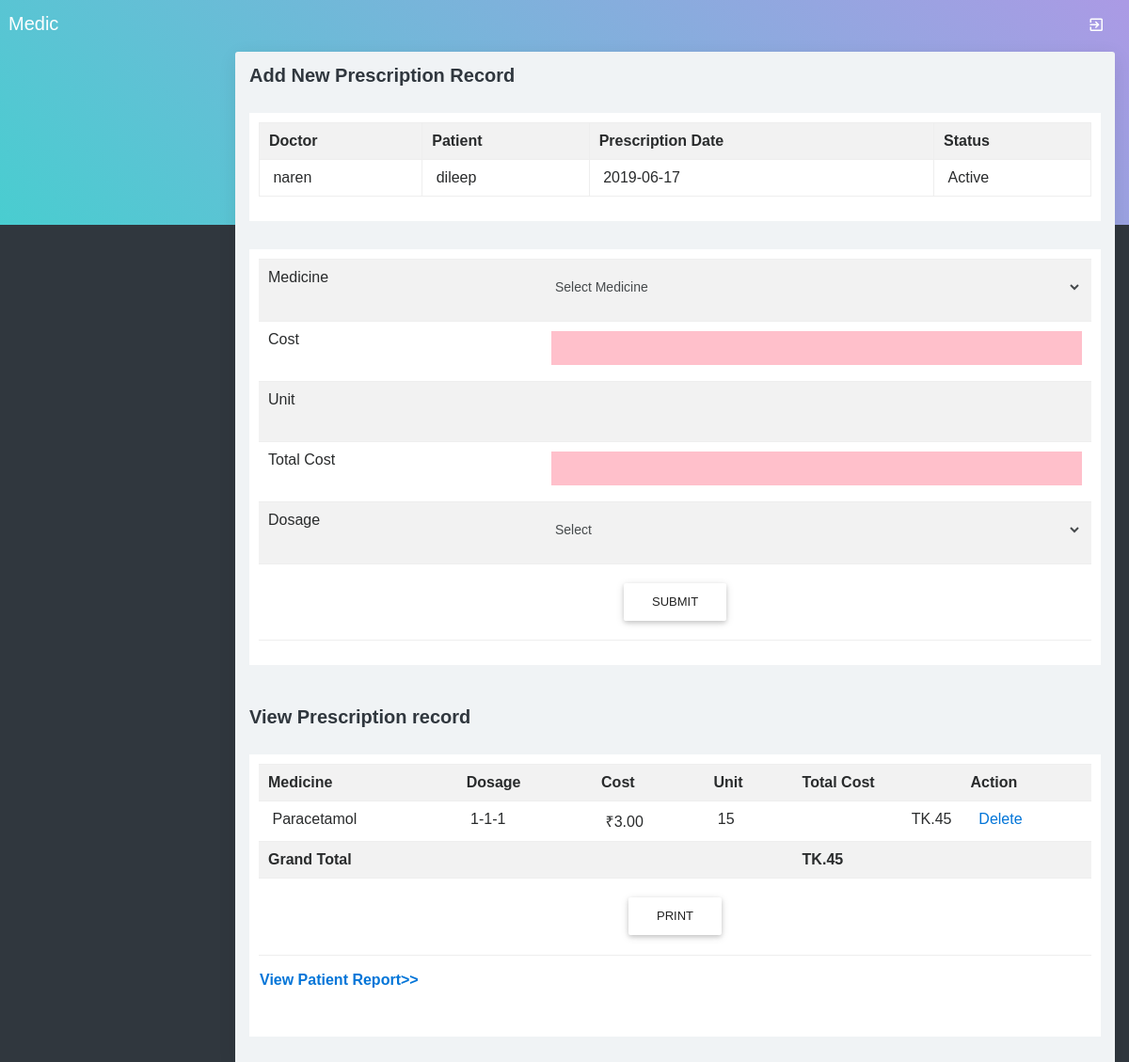
/prescriptionrecord.php?prescriptionid=1&patientid=1, run on the app's committed database.
### tables this page shows
CREATE TABLE `prescription` (
  `prescriptionid` int(10) NOT NULL,
  `treatment_records_id` int(10) NOT NULL,
  `doctorid` int(10) NOT NULL,
  `patientid` int(10) NOT NULL,
  `delivery_type` varchar(10) NOT NULL COMMENT 'Delivered through appointment or online order',
  `delivery_id` int(10) NOT NULL COMMENT 'appointmentid or orderid',
  `prescriptiondate` date NOT NULL,
  `status` varchar(10) NOT NULL,
  `appointmentid` int(10) NOT NULL
);

CREATE TABLE `doctor` (
  `doctorid` int(10) NOT NULL,
  `doctorname` varchar(50) NOT NULL,
  `mobileno` varchar(15) NOT NULL,
  `departmentid` int(10) NOT NULL,
  `loginid` varchar(25) NOT NULL,
  `password` varchar(25) NOT NULL,
  `status` varchar(10) NOT NULL,
  `education` varchar(25) NOT NULL,
  `experience` float(11,1) NOT NULL,
  `consultancy_charge` float(10,2) NOT NULL
);

CREATE TABLE `patient` (
  `patientid` int(10) NOT NULL,
  `patientname` varchar(50) NOT NULL,
  `admissiondate` date NOT NULL,
  `admissiontime` time NOT NULL,
  `address` varchar(250) NOT NULL,
  `mobileno` varchar(15) NOT NULL,
  `city` varchar(25) NOT NULL,
  `pincode` varchar(20) NOT NULL,
  `loginid` varchar(50) NOT NULL,
  `password` varchar(25) NOT NULL,
  `bloodgroup` varchar(20) NOT NULL,
  `gender` varchar(10) NOT NULL,
  `dob` date NOT NULL,
  `status` varchar(10) NOT NULL
);

CREATE TABLE `prescription_records` (
  `prescription_record_id` int(10) NOT NULL,
  `prescription_id` int(10) NOT NULL,
  `medicine_name` varchar(25) NOT NULL,
  `cost` float(10,2) NOT NULL,
  `unit` int(10) NOT NULL,
  `dosage` varchar(25) NOT NULL,
  `status` varchar(10) NOT NULL
);

CREATE TABLE `medicine` (
  `medicineid` int(10) NOT NULL,
  `medicinename` varchar(25) NOT NULL,
  `medicinecost` float(10,2) NOT NULL,
  `description` text NOT NULL,
  `status` varchar(10) NOT NULL
);

### prescriptionrecord.php (the view, shortened to what this page needs)
<?php
include("adheader.php");
include("dbconnection.php");
?>
<div class="container-fluid">
	<div class="block-header"><h2>Add New Prescription Record</h2></div>
  <div class="card" style="padding:10px">
 <table class="table table-bordered table-striped">
      <tbody>
        <tr>
          <td><strong>Doctor</strong></td>
          <td><strong>Patient</strong></td>
          <td><strong>Prescription Date</strong></td>
          <td><strong>Status</strong></td>
        </tr>
          <?php
		$sql ="SELECT * FROM prescription WHERE prescriptionid='$_GET[prescriptionid]'";
		$qsql = mysqli_query($con,$sql);
		while($rs = mysqli_fetch_array($qsql))
		{
			$sqlpatient = "SELECT * FROM patient WHERE patientid='$rs[patientid]'";
			$qsqlpatient = mysqli_query($con,$sqlpatient);
			$rspatient = mysqli_fetch_array($qsqlpatient);
		$sqldoctor = "SELECT * FROM doctor WHERE doctorid='$rs[doctorid]'";
			$qsqldoctor = mysqli_query($con,$sqldoctor);
			$rsdoctor = mysqli_fetch_array($qsqldoctor);
        echo "<tr>
          <td>&nbsp;$rsdoctor[doctorname]</td>
          <td>&nbsp;$rspatient[patientname]</td>
		   <td>&nbsp;$rs[prescriptiondate]</td>
		<td>&nbsp;$rs[status]</td>
        </tr>";
		}
		?>
      </tbody>
    </table>
	</div>
	<div class="card" style="padding:10px">
           <?php
			if(!isset($_SESSION[patientid]))
			{
		  ?>
<form method="post" action="" name="frmpresrecord" onSubmit="return validateform()">
    <table class="table table-striped">
      <tbody>
        <tr>
          <td width="34%">Medicine</td>
          <td width="66%">
		  <select class="form-control show-tick" name="medicineid" id="medicineid" onchange="loadmedicine(this.value)">
		  <option value="">Select Medicine</option>
		  <?php
		$sqlmedicine ="SELECT * FROM medicine WHERE status='Active'";
		$qsqlmedicine = mysqli_query($con,$sqlmedicine);
		while($rsmedicine = mysqli_fetch_array($qsqlmedicine))
		{
			echo "<option value='$rsmedicine[medicineid]'>$rsmedicine[medicinename] ( TK. $rsmedicine[medicinecost] )</option>";
		}
		?>
		  </select>
		  </td>
        </tr>
        <tr>
          <td>Cost</td>
          <td><input class="form-control" type="text" name="cost" id="cost" value="<?php echo $rsmedicine[medicinecost]; ?>" readonly style="background-color:pink;" /></td>
        </tr>
        <tr>
          <td>Unit</td>
          <td><input class="form-control" type="number" min="1" name="unit" id="unit" value="<?php echo $rsedit[unit]; ?>" onkeyup="calctotalcost(cost.value,this.value)" onchange="" /></td>
        </tr>
        <tr>
          <td>Total Cost</td>
          <td><input class="form-control" type="text" name="totcost" id="totcost" value="<?php echo $rsedit[cost]; ?>" readonly style="background-color:pink;" /></td>
        </tr>
        <tr>
          <td>Dosage</td>
          <td><select class="form-control show-tick" name="select2" id="select2">
           <option value="">Select</option>
          </select></td>
        </tr>
        <tr>
          <td colspan="2" align="center"><input class="btn btn-default" type="submit" name="submit" id="submit" value="Submit" /> </td>
        </tr>
      </tbody>
    </table>
    </form>
    <?php
			}
		?>
	</div>
	<div class="block-header"><h2>View Prescription record</h2></div>
  	<div class="card" style="padding:10px">
    <table class="table table-hover table-striped">
      <tbody>
        <tr>
          <td><strong>Medicine</strong></td>
          <td><strong>Dosage</strong></td>
          <td><strong>Cost</strong></td>
          <td><strong>Unit</strong></td>
          <td><strong>Total Cost</strong></td>
                    <?php
			if(!isset($_SESSION[patientid]))
			{
		  ?>
          <td><strong>Action</strong></td>
          <?php
			}
			?>
        </tr>
         <?php
		 $gtotal=0;
		$sql ="SELECT * FROM prescription_records LEFT JOIN medicine on prescription_records.medicine_name=medicine.medicineid WHERE prescription_id='$_GET[prescriptionid]'";
		$qsql = mysqli_query($con,$sql);
		while($rs = mysqli_fetch_array($qsql))
		{
        echo "<tr>
          <td>&nbsp;$rs[medicinename]</td>
		    <td>&nbsp;$rs[dosage]</td>
          <td>&nbsp;₹$rs[cost]</td>
		   <td>&nbsp;$rs[unit]</td>
		   <td  align='right'>TK." . $rs[cost] * $rs[unit] . "</td>";
			if(!isset($_SESSION[patientid]))
			{
			 echo " <td>&nbsp; <a href='prescriptionrecord.php?delid=$rs[prescription_record_id]&prescriptionid=$_GET[prescriptionid]'>Delete</a> </td>";
			}
		echo "</tr>";
		$gtotal = $gtotal+($rs[cost] * $rs[unit]);
		}
		?>
        <tr>
          <th colspan="4" align="right">Grand Total </th>
		  <th align="right">TK.<?php echo $gtotal; ?></th>
		  <td></td>
          </tr>
        <tr>
          <td colspan="6"><div align="center">
            <input Class="btn btn-default" type="submit" name="print" id="print" value="Print" onclick="myFunction()"/>
          </div></td>
          </tr>
      </tbody>
    </table>
	<table>
	<tr><td>
	 <center><a href='patientreport.php?patientid=<?php echo $_GET[patientid]; ?>&appointmentid=<?php echo $_GET[appid]; ?>'><strong>View Patient Report>></strong></a></center>
	</td></tr>
	</table>
    <p>&nbsp;</p>
  </div>
</div>
<?php
include("adfooter.php");
?>

### data on the page
prescription: doctorid.doctorname "naren", patientid.patientname "dileep", prescriptiondate "2019-06-17", status "Active"
prescription_records: medicine.medicinename "Paracetamol", dosage "1-1-1", cost "3.00", unit "15", $rs[cost] * $rs[unit] "45"

### other printed values
$gtotal "45"
